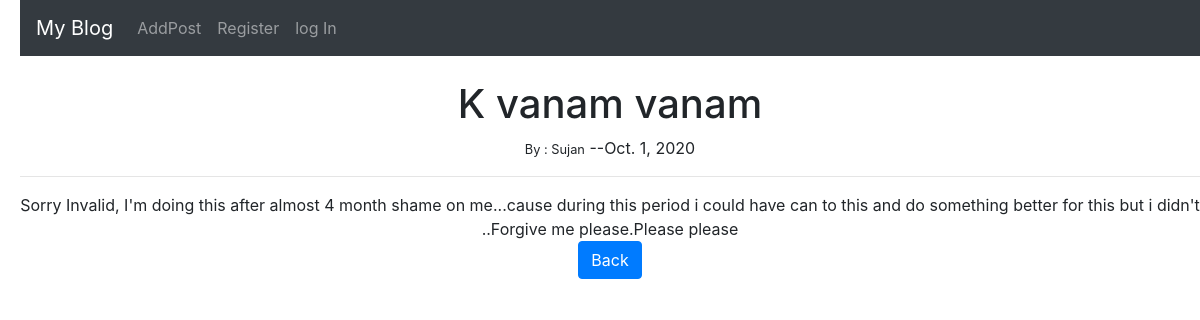
Screenshot of /article/8 with the database file from the repository.
### theblog/models.py (models this page shows, shortened)
class Post (models.Model):
    title = models.CharField(max_length=200)
    title_tag = models.CharField(max_length=200)
    author =models.ForeignKey(User,on_delete=models.CASCADE)
    body =models.TextField()
    post_date =models.DateField(auto_now_add=True)

### theblog/views.py (the view)
# urls.py: path('article/<int:pk>',ArticleDetailView.as_view(),name='article-detail'),
class ArticleDetailView(DetailView):
    model = Post
    template_name = 'theblog/article_details.html'

### theblog/templates/theblog/article_details.html (shortened to what this page needs)
{% extends 'theblog/base.html' %}
{% block content %}
<h1> {{ post.title }}</h1>
<small> By : {{ post.author.username}}</small>
--{{ post.post_date }}
<hr>
{{ post.body }}
<br>
<a href="{% url 'home' %}" class="btn btn-primary">Back</a>
{% endblock content %}

### theblog/templates/theblog/base.html (style rules this page uses)
body { margin-left: 20px; }

### rows the page displays
Post: title "K vanam vanam", author.username "Sujan", post_date "Oct. 1, 2020", body "Sorry Invalid, I'm doing this after almost 4 month shame on me...cause during this period i could have can to this and do something better for this but i didn't ..Forgive me please.Please please"
